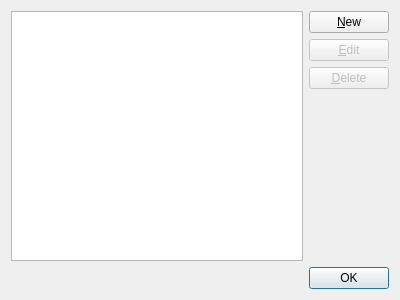
<?xml version="1.0" encoding="UTF-8"?>
<ui version="4.0">
 <class>GameConfigDialog</class>
 <widget class="QDialog" name="GameConfigDialog">
  <property name="geometry">
   <rect>
    <x>0</x>
    <y>0</y>
    <width>400</width>
    <height>300</height>
   </rect>
  </property>
  <property name="windowTitle">
   <string>Game Configuration</string>
  </property>
  <layout class="QVBoxLayout" name="verticalLayout_2">
   <item>
    <layout class="QHBoxLayout" name="horizontalLayout">
     <item>
      <widget class="QListView" name="listView"/>
     </item>
     <item>
      <layout class="QVBoxLayout" name="verticalLayout">
       <item>
        <widget class="QPushButton" name="pushButtonNew">
         <property name="text">
          <string>&amp;New</string>
         </property>
        </widget>
       </item>
       <item>
        <widget class="QPushButton" name="pushButtonEdit">
         <property name="enabled">
          <bool>false</bool>
         </property>
         <property name="text">
          <string>&amp;Edit</string>
         </property>
        </widget>
       </item>
       <item>
        <widget class="QPushButton" name="pushButtonDelete">
         <property name="enabled">
          <bool>false</bool>
         </property>
         <property name="text">
          <string>&amp;Delete</string>
         </property>
        </widget>
       </item>
       <item>
        <spacer name="verticalSpacer">
         <property name="orientation">
          <enum>Qt::Vertical</enum>
         </property>
         <property name="sizeHint" stdset="0">
          <size>
           <width>20</width>
           <height>40</height>
          </size>
         </property>
        </spacer>
       </item>
      </layout>
     </item>
    </layout>
   </item>
   <item>
    <widget class="QDialogButtonBox" name="buttonBox">
     <property name="standardButtons">
      <set>QDialogButtonBox::Ok</set>
     </property>
    </widget>
   </item>
  </layout>
 </widget>
 <resources/>
 <connections/>
</ui>
